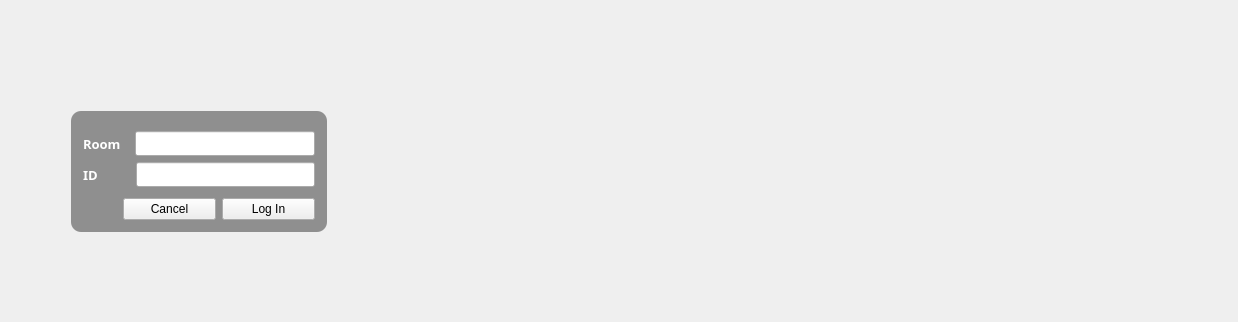
<?xml version="1.0" encoding="UTF-8"?>
<ui version="4.0">
 <class>Widget</class>
 <widget class="QWidget" name="Widget">
  <property name="enabled">
   <bool>true</bool>
  </property>
  <property name="geometry">
   <rect>
    <x>0</x>
    <y>0</y>
    <width>1238</width>
    <height>322</height>
   </rect>
  </property>
  <property name="baseSize">
   <size>
    <width>1024</width>
    <height>605</height>
   </size>
  </property>
  <property name="contextMenuPolicy">
   <enum>Qt::NoContextMenu</enum>
  </property>
  <property name="windowTitle">
   <string>Widget</string>
  </property>
  <property name="windowIcon">
   <iconset>
    <normaloff>:/ball</normaloff>:/ball</iconset>
  </property>
  <property name="autoFillBackground">
   <bool>false</bool>
  </property>
  <property name="styleSheet">
   <string notr="true"/>
  </property>
  <layout class="QHBoxLayout" name="horizontalLayout_4">
   <item>
    <spacer name="horizontalSpacer_4">
     <property name="orientation">
      <enum>Qt::Horizontal</enum>
     </property>
     <property name="sizeType">
      <enum>QSizePolicy::Fixed</enum>
     </property>
     <property name="sizeHint" stdset="0">
      <size>
       <width>60</width>
       <height>20</height>
      </size>
     </property>
    </spacer>
   </item>
   <item>
    <layout class="QVBoxLayout" name="verticalLayout">
     <property name="sizeConstraint">
      <enum>QLayout::SetDefaultConstraint</enum>
     </property>
     <item>
      <spacer name="verticalSpacer">
       <property name="orientation">
        <enum>Qt::Vertical</enum>
       </property>
       <property name="sizeType">
        <enum>QSizePolicy::Fixed</enum>
       </property>
       <property name="sizeHint" stdset="0">
        <size>
         <width>20</width>
         <height>100</height>
        </size>
       </property>
      </spacer>
     </item>
     <item>
      <widget class="QFrame" name="verticalFrame">
       <property name="layoutDirection">
        <enum>Qt::LeftToRight</enum>
       </property>
       <property name="styleSheet">
        <string notr="true">#verticalFrame
{
	background-color: rgba(0,0,0, 40%);
	border-radius:10px;
}
</string>
       </property>
       <property name="frameShadow">
        <enum>QFrame::Plain</enum>
       </property>
       <layout class="QVBoxLayout" name="verticalLayout_2">
        <property name="leftMargin">
         <number>12</number>
        </property>
        <property name="topMargin">
         <number>20</number>
        </property>
        <property name="rightMargin">
         <number>12</number>
        </property>
        <property name="bottomMargin">
         <number>12</number>
        </property>
        <item>
         <layout class="QHBoxLayout" name="horizontalLayout">
          <item>
           <widget class="QLabel" name="label">
            <property name="font">
             <font>
              <family>微软雅黑</family>
              <pointsize>10</pointsize>
              <weight>75</weight>
              <bold>true</bold>
             </font>
            </property>
            <property name="styleSheet">
             <string notr="true">color: rgb(255, 255, 255);</string>
            </property>
            <property name="text">
             <string>Room </string>
            </property>
           </widget>
          </item>
          <item>
           <spacer name="horizontalSpacer">
            <property name="orientation">
             <enum>Qt::Horizontal</enum>
            </property>
            <property name="sizeType">
             <enum>QSizePolicy::Fixed</enum>
            </property>
            <property name="sizeHint" stdset="0">
             <size>
              <width>5</width>
              <height>0</height>
             </size>
            </property>
           </spacer>
          </item>
          <item>
           <widget class="QLineEdit" name="RoomEdit">
            <property name="font">
             <font>
              <family>微软雅黑</family>
             </font>
            </property>
            <property name="acceptDrops">
             <bool>true</bool>
            </property>
            <property name="autoFillBackground">
             <bool>false</bool>
            </property>
           </widget>
          </item>
         </layout>
        </item>
        <item>
         <layout class="QHBoxLayout" name="horizontalLayout_2">
          <item>
           <widget class="QLabel" name="label_2">
            <property name="font">
             <font>
              <family>微软雅黑</family>
              <pointsize>10</pointsize>
              <weight>75</weight>
              <bold>true</bold>
             </font>
            </property>
            <property name="styleSheet">
             <string notr="true">color: rgb(255, 255, 255);</string>
            </property>
            <property name="text">
             <string>ID        </string>
            </property>
           </widget>
          </item>
          <item>
           <spacer name="horizontalSpacer_2">
            <property name="orientation">
             <enum>Qt::Horizontal</enum>
            </property>
            <property name="sizeType">
             <enum>QSizePolicy::Fixed</enum>
            </property>
            <property name="sizeHint" stdset="0">
             <size>
              <width>5</width>
              <height>0</height>
             </size>
            </property>
           </spacer>
          </item>
          <item>
           <widget class="QLineEdit" name="IDEdit">
            <property name="font">
             <font>
              <family>微软雅黑</family>
             </font>
            </property>
            <property name="autoFillBackground">
             <bool>false</bool>
            </property>
            <property name="styleSheet">
             <string notr="true"/>
            </property>
            <property name="text">
             <string/>
            </property>
            <property name="echoMode">
             <enum>QLineEdit::Password</enum>
            </property>
            <property name="readOnly">
             <bool>false</bool>
            </property>
           </widget>
          </item>
         </layout>
        </item>
        <item>
         <spacer name="verticalSpacer_3">
          <property name="orientation">
           <enum>Qt::Vertical</enum>
          </property>
          <property name="sizeType">
           <enum>QSizePolicy::Fixed</enum>
          </property>
          <property name="sizeHint" stdset="0">
           <size>
            <width>20</width>
            <height>5</height>
           </size>
          </property>
         </spacer>
        </item>
        <item>
         <layout class="QHBoxLayout" name="horizontalLayout_5">
          <item>
           <spacer name="horizontalSpacer_5">
            <property name="orientation">
             <enum>Qt::Horizontal</enum>
            </property>
            <property name="sizeType">
             <enum>QSizePolicy::Preferred</enum>
            </property>
            <property name="sizeHint" stdset="0">
             <size>
              <width>40</width>
              <height>20</height>
             </size>
            </property>
           </spacer>
          </item>
          <item>
           <widget class="QPushButton" name="cancelButtion">
            <property name="focusPolicy">
             <enum>Qt::NoFocus</enum>
            </property>
            <property name="styleSheet">
             <string notr="true"/>
            </property>
            <property name="text">
             <string>Cancel</string>
            </property>
            <property name="flat">
             <bool>false</bool>
            </property>
           </widget>
          </item>
          <item>
           <widget class="QPushButton" name="loginButton">
            <property name="cursor">
             <cursorShape>ArrowCursor</cursorShape>
            </property>
            <property name="focusPolicy">
             <enum>Qt::NoFocus</enum>
            </property>
            <property name="text">
             <string>Log In</string>
            </property>
           </widget>
          </item>
         </layout>
        </item>
       </layout>
      </widget>
     </item>
     <item>
      <spacer name="verticalSpacer_2">
       <property name="orientation">
        <enum>Qt::Vertical</enum>
       </property>
       <property name="sizeType">
        <enum>QSizePolicy::MinimumExpanding</enum>
       </property>
       <property name="sizeHint" stdset="0">
        <size>
         <width>20</width>
         <height>40</height>
        </size>
       </property>
      </spacer>
     </item>
    </layout>
   </item>
   <item>
    <spacer name="horizontalSpacer_3">
     <property name="orientation">
      <enum>Qt::Horizontal</enum>
     </property>
     <property name="sizeType">
      <enum>QSizePolicy::Maximum</enum>
     </property>
     <property name="sizeHint" stdset="0">
      <size>
       <width>900</width>
       <height>20</height>
      </size>
     </property>
    </spacer>
   </item>
  </layout>
 </widget>
 <layoutdefault spacing="6" margin="11"/>
 <resources/>
 <connections/>
</ui>
